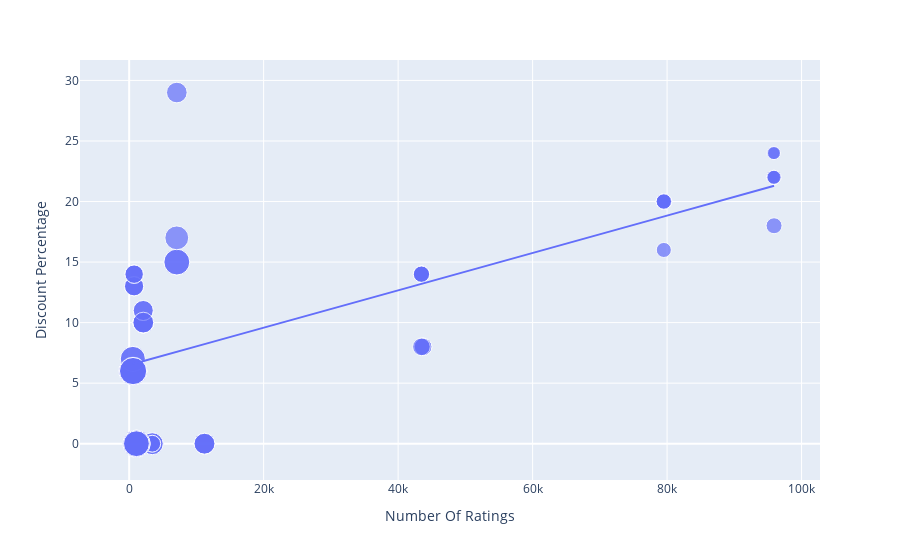

Source (notebook cell):
### Markdown cell above
# Relationship between Discount percentage and number of ratings of iphones?

### Code cell
figure = px.scatter(data_frame = data, x = "Number Of Ratings", y = "Discount Percentage", size = "Sale Price", hover_name="Product Name", trendline = "ols")
figure.show()

### Figure 1 — Plotly figure (JSON) as saved in the notebook; plotly's stock layout.template omitted (floating-point values rounded to 4 significant figures)
{"data": [{"hovertemplate": "<b>%{hovertext}</b><br><br>Number Of Ratings=%{x}<br>Discount Percentage=%{y}<br>Sale Price=%{marker.size}<extra></extra>", "hovertext": ["APPLE iPhone 8 Plus (Gold, 64 GB)", "APPLE iPhone 8 Plus (Space Grey, 256 GB)", "APPLE iPhone 8 Plus (Silver, 256 GB)", "APPLE iPhone 8 (Silver, 256 GB)", "APPLE iPhone 8 (Gold, 256 GB)", "APPLE iPhone 8 Plus (Silver, 64 GB)", "APPLE iPhone 8 Plus (Space Grey, 64 GB)", "APPLE iPhone 8 (Space Grey, 256 GB)", "APPLE iPhone XS Max (Silver, 64 GB)", "Apple iPhone XR ((PRODUCT)RED, 128 GB) (Includes EarPods, Power Adapter)", "Apple iPhone XR (Black, 64 GB) (Includes EarPods, Power Adapter)", "Apple iPhone XR (Coral, 128 GB) (Includes EarPods, Power Adapter)", "Apple iPhone XR (Black, 128 GB) (Includes EarPods, Power Adapter)", "Apple iPhone XR (White, 128 GB) (Includes EarPods, Power Adapter)", "APPLE iPhone 11 Pro Max (Gold, 256 GB)", "APPLE iPhone 11 Pro Max (Gold, 64 GB)", "APPLE iPhone 11 Pro Max (Midnight Green, 256 GB)", "APPLE iPhone 11 Pro Max (Space Grey, 64 GB)", "APPLE iPhone 11 Pro (Midnight Green, 64 GB)", "APPLE iPhone 11 Pro (Space Grey, 512 GB)", "APPLE iPhone 11 Pro Max (Midnight Green, 64 GB)", "APPLE iPhone 11 Pro (Midnight Green, 512 GB)", "APPLE iPhone 11 Pro (Space Grey, 256 GB)", "Apple iPhone SE (White, 256 GB) (Includes EarPods, Power Adapter)", "APPLE iPhone 12 Pro (Silver, 512 GB)", "APPLE iPhone 12 Pro Max (Pacific Blue, 256 GB)", "APPLE iPhone 12 Mini (White, 128 GB)", "APPLE iPhone 12 Pro (Graphite, 256 GB)", "APPLE iPhone 12 Mini (White, 64 GB)", "APPLE iPhone 12 (White, 128 GB)", "APPLE iPhone 12 Pro (Graphite, 128 GB)", "APPLE iPhone 12 Pro Max (Graphite, 256 GB)", "APPLE iPhone 12 Pro Max (Graphite, 128 GB)", "APPLE iPhone 12 Mini (Black, 128 GB)", "APPLE iPhone 12 Mini (Blue, 128 GB)", "APPLE iPhone 12 (Black, 128 GB)", "APPLE iPhone 12 (Blue, 128 GB)", "APPLE iPhone 12 Pro Max (Silver, 128 GB)", "APPLE iPhone 12 Mini (Red, 64 GB)", "APPLE iPhone 12 Pro Max (Gold, 128 GB)", "APPLE iPhone 12 (Green, 128 GB)", "APPLE iPhone 12 Pro (Pacific Blue, 512 GB)", "APPLE iPhone 12 (White, 64 GB)", "APPLE iPhone 12 (Black, 64 GB)", "APPLE iPhone 12 (Red, 128 GB)", "APPLE iPhone 12 Mini (Black, 64 GB)", "APPLE iPhone 12 Pro (Pacific Blue, 128 GB)", "APPLE iPhone 12 Pro Max (Pacific Blue, 128 GB)", "APPLE iPhone 12 Pro Max (Silver, 256 GB)", "APPLE iPhone 12 Pro Max (Gold, 256 GB)", "APPLE iPhone 11 (White, 128 GB)", "APPLE iPhone 11 (Red, 128 GB)", "APPLE iPhone SE (White, 64 GB)", "APPLE iPhone SE (Black, 128 GB)", "APPLE iPhone SE (White, 128 GB)", "APPLE iPhone SE (Red, 128 GB)", "APPLE iPhone 11 (Black, 128 GB)", "APPLE iPhone SE (Black, 64 GB)", "APPLE iPhone 11 (Purple, 64 GB)", "APPLE iPhone 11 (White, 64 GB)", "APPLE iPhone 11 (Black, 64 GB)", "APPLE iPhone 11 (Red, 64 GB)"], "legendgroup": "", "marker": {"color": "#636efa", "size": [49900, 84900, 84900, 77000, 77000, 49900, 49900, 77000, 89900, 41999, 39999, 41999, 41999, 41999, 131900, 117100, 131900, 117100, 74999, 117900, 117100, 117900, 99900, 44999, 140900, 130900, 64900, 120900, 59900, 75900, 110900, 130900, 120900, 64900, 64900, 75900, 75900, 120900, 59900, 120900, 75900, 140900, 70900, 70900, 75900, 59900, 110900, 120900, 130900, 130900, 54999, 54999, 29999, 34999, 34999, 34999, 54999, 29999, 46999, 46999, 46999, 46999], "sizemode": "area", "sizeref": 352.2, "symbol": "circle"}, "mode": "markers", "name": "", "orientation": "v", "showlegend": false, "type": "scatter", "x": [3431, 3431, 3431, 11202, 11202, 3431, 3431, 11202, 1454, 79512, 79512, 79582, 79512, 79512, 1078, 1078, 1078, 1078, 7088, 7088, 1078, 7088, 7081, 95909, 542, 580, 740, 545, 740, 2101, 545, 580, 580, 730, 730, 2101, 2101, 580, 740, 580, 2092, 545, 2101, 2092, 2101, 740, 545, 580, 580, 580, 43707, 43707, 95807, 95909, 95807, 95909, 43470, 95909, 43470, 43470, 43470, 43470], "xaxis": "x", "y": [0, 0, 0, 0, 0, 0, 0, 0, 0, 20, 16, 20, 20, 20, 0, 0, 0, 0, 29, 15, 0, 15, 17, 18, 6, 6, 13, 6, 14, 10, 7, 6, 6, 13, 13, 10, 10, 6, 14, 6, 10, 6, 11, 11, 10, 14, 7, 6, 6, 6, 8, 8, 24, 22, 22, 22, 8, 24, 14, 14, 14, 14], "yaxis": "y"}, {"hovertemplate": "<b>OLS trendline</b><br>Discount Percentage = 0.000154292 * Number Of Ratings + 6.49233<br>R<sup>2</sup>=0.468988<br><br>Number Of Ratings=%{x}<br>Discount Percentage=%{y} <b>(trend)</b><extra></extra>", "legendgroup": "", "marker": {"color": "#636efa", "symbol": "circle"}, "mode": "lines", "name": "", "showlegend": false, "type": "scatter", "x": [542, 545, 545, 545, 545, 580, 580, 580, 580, 580, 580, 580, 580, 730, 730, 740, 740, 740, 740, 1078, 1078, 1078, 1078, 1078, 1454, 2092, 2092, 2101, 2101, 2101, 2101, 2101, 3431, 3431, 3431, 3431, 3431, 7081, 7088, 7088, 7088, 11202, 11202, 11202, 43470, 43470, 43470, 43470, 43470, 43707, 43707, 79512, 79512, 79512, 79512, 79582, 95807, 95807, 95909, 95909, 95909, 95909], "xaxis": "x", "y": [6.576, 6.576, 6.576, 6.576, 6.576, 6.582, 6.582, 6.582, 6.582, 6.582, 6.582, 6.582, 6.582, 6.605, 6.605, 6.607, 6.607, 6.607, 6.607, 6.659, 6.659, 6.659, 6.659, 6.659, 6.717, 6.815, 6.815, 6.816, 6.816, 6.816, 6.816, 6.816, 7.022, 7.022, 7.022, 7.022, 7.022, 7.585, 7.586, 7.586, 7.586, 8.221, 8.221, 8.221, 13.2, 13.2, 13.2, 13.2, 13.2, 13.24, 13.24, 18.76, 18.76, 18.76, 18.76, 18.77, 21.27, 21.27, 21.29, 21.29, 21.29, 21.29], "yaxis": "y"}], "layout": {"legend": {"itemsizing": "constant", "tracegroupgap": 0}, "margin": {"t": 60}, "xaxis": {"anchor": "y", "domain": [0, 1], "title": {"text": "Number Of Ratings"}}, "yaxis": {"anchor": "x", "domain": [0, 1], "title": {"text": "Discount Percentage"}}}}
